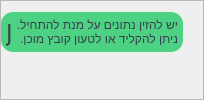
                    <widget class="QFrame" name="f_dig_l_t">
                     <property name="sizePolicy">
                      <sizepolicy hsizetype="Expanding" vsizetype="Expanding">
                       <horstretch>0</horstretch>
                       <verstretch>0</verstretch>
                      </sizepolicy>
                     </property>
                     <property name="styleSheet">
                      <string notr="true"/>
                     </property>
                     <property name="frameShape">
                      <enum>QFrame::StyledPanel</enum>
                     </property>
                     <property name="frameShadow">
                      <enum>QFrame::Raised</enum>
                     </property>
                     <layout class="QHBoxLayout" name="horizontalLayout_29">
                      <property name="leftMargin">
                       <number>0</number>
                      </property>
                      <property name="rightMargin">
                       <number>20</number>
                      </property>
                      <item alignment="Qt::AlignHCenter|Qt::AlignTop">
                       <widget class="QFrame" name="f_warning">
                        <property name="sizePolicy">
                         <sizepolicy hsizetype="Expanding" vsizetype="Expanding">
                          <horstretch>0</horstretch>
                          <verstretch>0</verstretch>
                         </sizepolicy>
                        </property>
                        <property name="minimumSize">
                         <size>
                          <width>0</width>
                          <height>0</height>
                         </size>
                        </property>
                        <property name="maximumSize">
                         <size>
                          <width>16777215</width>
                          <height>16777215</height>
                         </size>
                        </property>
                        <property name="styleSheet">
                         <string notr="true">QFrame {
	border-radius: 12px;
	background-color: rgba(9, 198, 85, 180);
}</string>
                        </property>
                        <property name="frameShape">
                         <enum>QFrame::StyledPanel</enum>
                        </property>
                        <property name="frameShadow">
                         <enum>QFrame::Raised</enum>
                        </property>
                        <layout class="QHBoxLayout" name="horizontalLayout_46">
                         <property name="spacing">
                          <number>3</number>
                         </property>
                         <property name="leftMargin">
                          <number>5</number>
                         </property>
                         <property name="topMargin">
                          <number>5</number>
                         </property>
                         <property name="rightMargin">
                          <number>5</number>
                         </property>
                         <property name="bottomMargin">
                          <number>5</number>
                         </property>
                         <item alignment="Qt::AlignLeft|Qt::AlignVCenter">
                          <widget class="QLabel" name="warning_icon">
                           <property name="minimumSize">
                            <size>
                             <width>0</width>
                             <height>0</height>
                            </size>
                           </property>
                           <property name="maximumSize">
                            <size>
                             <width>30</width>
                             <height>30</height>
                            </size>
                           </property>
                           <property name="font">
                            <font>
                             <family>Icons-JUNC-1</family>
                             <pointsize>18</pointsize>
                             <weight>50</weight>
                             <italic>false</italic>
                             <bold>false</bold>
                            </font>
                           </property>
                           <property name="styleSheet">
                            <string notr="true">QLabel#warning_icon {
	font: 18pt &quot;Icons-JUNC-1&quot;;
	background-color: rgba(1, 1, 1,0);
	color: rgb(55, 62, 78);
}</string>
                           </property>
                           <property name="text">
                            <string>J</string>
                           </property>
                           <property name="alignment">
                            <set>Qt::AlignCenter</set>
                           </property>
                          </widget>
                         </item>
                         <item alignment="Qt::AlignLeft">
                          <widget class="QLabel" name="warning_txt">
                           <property name="sizePolicy">
                            <sizepolicy hsizetype="Expanding" vsizetype="Expanding">
                             <horstretch>0</horstretch>
                             <verstretch>0</verstretch>
                            </sizepolicy>
                           </property>
                           <property name="minimumSize">
                            <size>
                             <width>0</width>
                             <height>0</height>
                            </size>
                           </property>
                           <property name="maximumSize">
                            <size>
                             <width>16777215</width>
                             <height>16777215</height>
                            </size>
                           </property>
                           <property name="styleSheet">
                            <string notr="true">QLabel#warning_txt {
	background-color: rgba(1, 1, 1,0);
	color: rgb(55, 62, 78);
	font: 10pt &quot;Rubik&quot;;
}
</string>
                           </property>
                           <property name="text">
                            <string>יש להזין נתונים על מנת להתחיל.
ניתן להקליד או לטעון קובץ מוכן.</string>
                           </property>
                           <property name="alignment">
                            <set>Qt::AlignLeading|Qt::AlignLeft|Qt::AlignVCenter</set>
                           </property>
                           <property name="wordWrap">
                            <bool>false</bool>
                           </property>
                           <property name="margin">
                            <number>7</number>
                           </property>
                          </widget>
                         </item>
                        </layout>
                       </widget>
                      </item>
                     </layout>
                    </widget>
